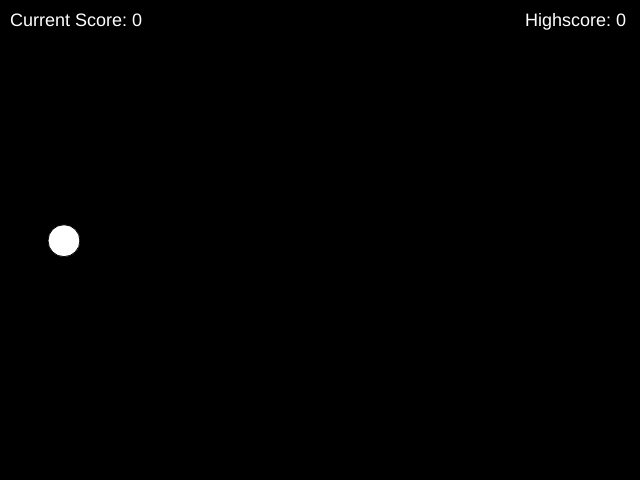
Frame 1 (no input)
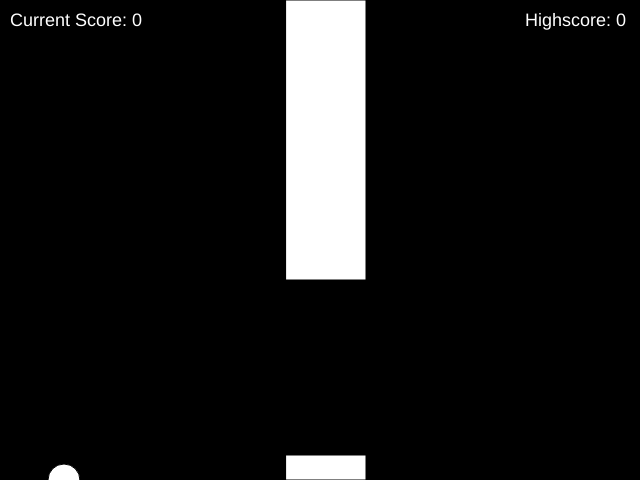
Frame 60 (no input)
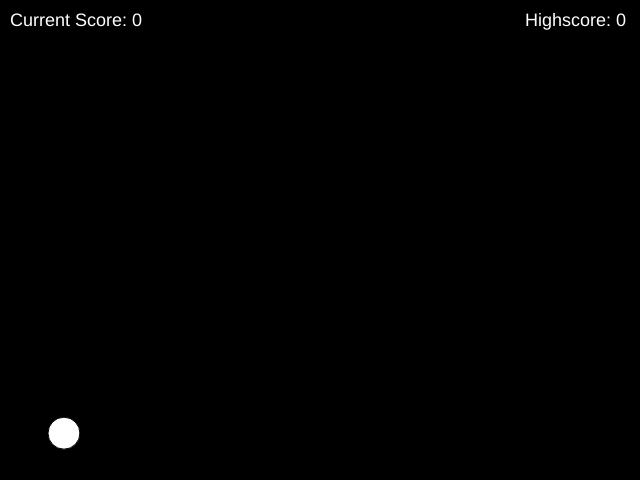
Frame 120 (the mouse pressed at the canvas centre since frame 60)

The p5.js sketch that drew these frames (run headless with seeded random() and noise() and a simulated clock; from frame 60 on, the mouse is pressed at the canvas centre):

// p5.js sketch
// ── sketch.js
var bird;
var pipes = [];

var score = 0;
var highscore = 0;

function setup() {
  cnv = createCanvas(640, 480);
  cnv.touchEnded(touched);
  bird = new Bird();
  pipes.push(new Pipe());
}

function draw() {
  background(0);

  for (var i = pipes.length-1; i >= 0; i--) {
    pipes[i].show();
    pipes[i].update();

    if (pipes[i].hits(bird)) {
      reset();
      return;
    }
    
    if(pipes[i].passes(bird)) {
      score++;
    }

    if (pipes[i].offscreen()) {
      pipes.splice(i, 1);
    }
  }

  bird.update();
  bird.show();

  if (frameCount % 75 == 0) {
    pipes.push(new Pipe());
  }
  
  textSize(18);
  text("Current Score: " + score, 10, 26 )
  text("Highscore: " + highscore, width - 115, 26)
}

function keyPressed() {
  if (key == ' ') {
    bird.up();
  }
}
function touched(){
  bird.up();
}

function reset() {
  bird = new Bird();
  pipes = []; 
  if(highscore < score) highscore = score;
  score = 0;
}


// ── bird.js
function Bird() {
  this.y = height/2;
  this.x = 64;

  this.gravity = 0.7;
  this.lift = -12;
  this.velocity = 0;

  this.show = function() {
    fill(255);
    ellipse(this.x, this.y, 32, 32);
  }

  this.up = function() {
    this.velocity = this.lift;
  }

  this.update = function() {
    this.velocity += this.gravity;
    // this.velocity *= 0.9;
    this.y += this.velocity;

    if (this.y > height) {
      this.y = height;
      this.velocity = 0;
    }

    if (this.y < 0) {
      this.y = 0;
      this.velocity = 0;
    }

  }

}

// ── pipe.js
function Pipe() {
  this.spacing = 175;
  this.top = random(height / 6, 3 / 4 * height);
  this.bottom = height - (this.top + this.spacing);
  this.x = width;
  this.w = 80;
  this.speed = 6;

  this.passed = false;

  this.hits = function(bird) {
    if (bird.y < this.top || bird.y > height - this.bottom) {
      if (bird.x > this.x && bird.x < this.x + this.w) {
        return true;
      }
    }
    return false;
  }
  
  this.passes = function(bird) {
      if (bird.x > this.x && bird.x < this.x + this.w && !this.passed) {
        this.passed = true;
        return true;  
      }
    return false;
  }

  this.show = function() {
    fill(255);
    if (this.highlight) {
      fill(255, 0, 0);
    }
    rect(this.x, 0, this.w, this.top);
    rect(this.x, height - this.bottom, this.w, this.bottom);
  }

  this.update = function() {
    this.x -= this.speed;
  }

  this.offscreen = function() {
    if (this.x < -this.w) {
      return true;
    } else {
      return false;
    }
  }


}
// ── style.css
html, body {
  margin: 0;
  padding: 0;
  
  width: 100vw;
  height: 100vh;
  
  display: flex;
  justify-content: center;
  align-items: center;
  
  background-color: #1e1e1f;
  
}
canvas {
  display: block;
  corner-radius: 10px;
  box-shadow: -1px 2px 5px 1px rgba(0,0,0,0.7);
-webkit-box-shadow: -1px 2px 5px 1px rgba(0,0,0,0.7);
-moz-box-shadow: -1px 2px 5px 1px rgba(0,0,0,0.7);
  5px 5px 10px -5px #000000
}
